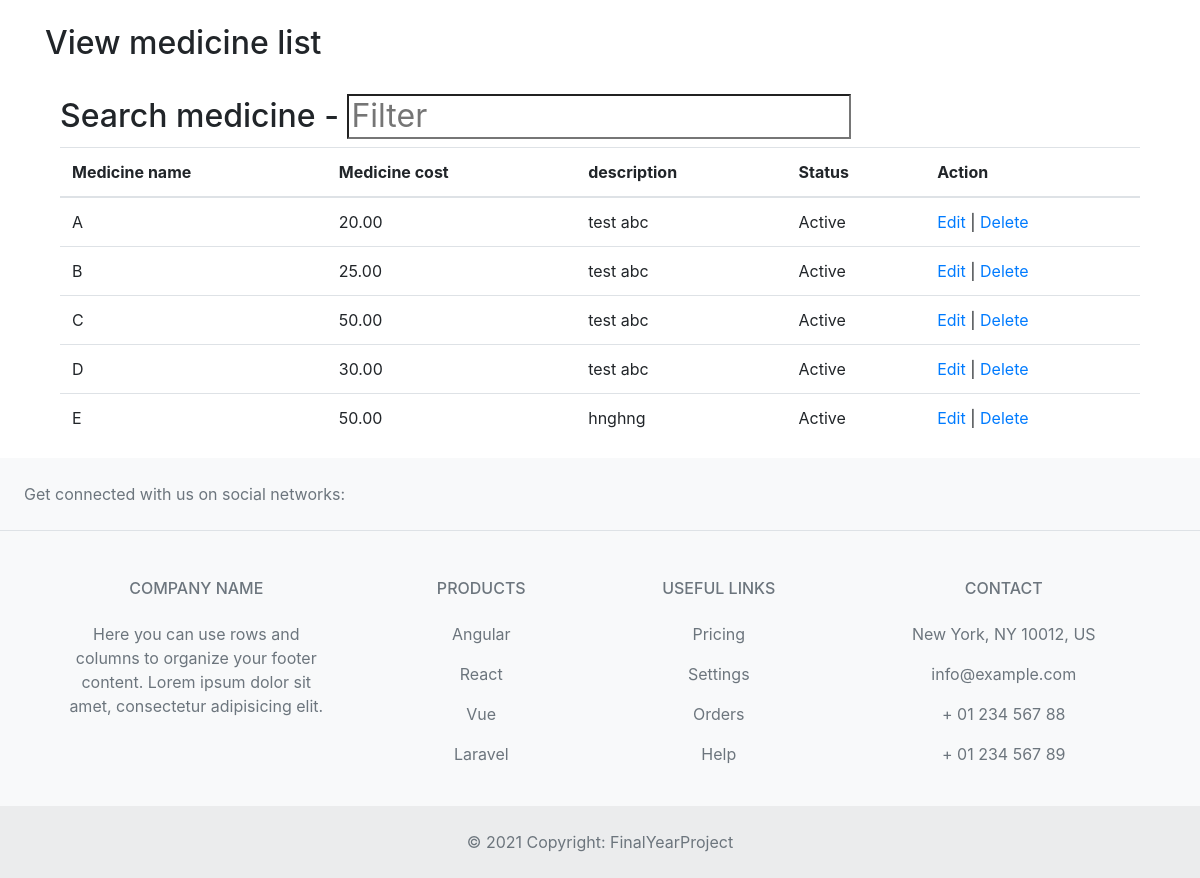
The page /viewmedicine.php on the database its author committed.
### tables this page shows
CREATE TABLE `medicine` (
  `medicineid` int(10) NOT NULL,
  `medicinename` varchar(25) NOT NULL,
  `medicinecost` float(10,2) NOT NULL,
  `description` text NOT NULL,
  `status` varchar(10) NOT NULL
);

### viewmedicine.php (the view, shortened to what this page needs)
<?php
include("headers.php");
?>
<div class="container">
  <br>
  <h2>View medicine list</h2>
  <br>
  <section class="container">
    <h2>Search medicine - <input type="search" class="light-table-filter" data-table="table" placeholder="Filter"/></h2>
    <table class="table">
      <thead>
        <tr>
          <th>Medicine name</th>
          <th>Medicine cost</th>
          <th>description</th>
          <th>Status</th>
          <th>Action</th>
        </tr>
      </thead>
      <tbody>
        <?php
        $sql = "SELECT * FROM medicine";
        $qsql = mysqli_query($con, $sql);
        while ($rs = mysqli_fetch_array($qsql)) {
          echo "<tr>
          <td>$rs[medicinename]</td>
          <td>$rs[medicinecost]</td>
          <td>$rs[description]</td>
			 <td>$rs[status]</td>
			 <td>
			  <a href='medicine.php?editid=$rs[medicineid]'>Edit</a> | <a href='viewmedicine.php?delid=$rs[medicineid]'>Delete</a> </td>
        </tr>";
        }
        ?>
      </tbody>
    </table>
  </section>
</div>
<?php
include("footers.php");
?>

### rows shown on the page
medicine: medicinename "A", medicinecost "20.00", description "test abc", status "Active"
medicine: medicinename "B", medicinecost "25.00", description "test abc", status "Active"
medicine: medicinename "C", medicinecost "50.00", description "test abc", status "Active"
medicine: medicinename "D", medicinecost "30.00", description "test abc", status "Active"
medicine: medicinename "E", medicinecost "50.00", description "hnghng", status "Active"
